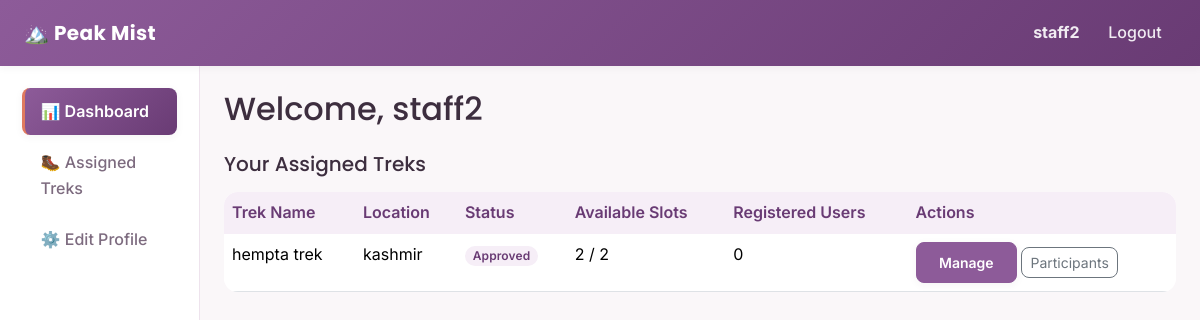
Page /staff/dashboard (signed in) on the committed database.
### backend/models.py (models this page shows, shortened)
class User(db.Model, UserMixin):
    __tablename__ = "users"
    id = db.Column(db.Integer, primary_key=True)
    username = db.Column(db.String(80), unique=True, nullable=False)
    password_hash = db.Column(db.String(200), nullable=False)
    full_name = db.Column(db.String(120), nullable=False)
    email = db.Column(db.String(120), unique=True, nullable=False)
    phone = db.Column(db.String(20), nullable=True)
    role = db.Column(db.String(20), nullable=False, default="user")
    is_blacklisted = db.Column(db.Boolean, default=False, nullable=False)
    created_at = db.Column(db.DateTime, default=datetime.utcnow)
    staff_profile = db.relationship(
        "StaffProfile",
        backref="user",
        uselist=False,
        cascade="all, delete-orphan"
    )
    bookings = db.relationship(
        "Booking",
        backref="user",
        cascade="all, delete-orphan"
    )

class Trek(db.Model):
    __tablename__ = "treks"
    id = db.Column(db.Integer, primary_key=True)
    name = db.Column(db.String(120), nullable=False)
    location = db.Column(db.String(120), nullable=False)
    difficulty = db.Column(db.String(20), nullable=False)
    duration_days = db.Column(db.Integer, nullable=False)
    total_slots = db.Column(db.Integer, nullable=False)
    available_slots = db.Column(db.Integer, nullable=False)
    staff_id = db.Column(db.Integer, db.ForeignKey("staff_profiles.id"), nullable=True)
    status = db.Column(db.String(20), nullable=False, default="Pending")
    start_date = db.Column(db.Date, nullable=False)
    end_date = db.Column(db.Date, nullable=False)
    description = db.Column(db.Text, nullable=True)
    safety_info = db.Column(db.Text, nullable=True)
    image_filename = db.Column(db.String(200), nullable=True)
    created_at = db.Column(db.DateTime, default=datetime.utcnow)
    bookings = db.relationship(
        "Booking",
        backref="trek",
        cascade="all, delete-orphan"
    )

### backend/routes.py (the view)
@staff_bp.route("/dashboard")
@login_required
@role_required("staff")
def dashboard():
    staff_profile = get_current_staff_profile()
    assigned_treks = staff_profile.assigned_treks if staff_profile else []
    booking_counts = {}
    for trek in assigned_treks:
        booking_counts[trek.id] = Booking.query.filter_by(
            trek_id=trek.id, status="Booked"
        ).count()
    return render_template(
        "staff/dashboard.html",
        assigned_treks=assigned_treks,
        booking_counts=booking_counts,
    )

### backend/routes.py (called while the page is built)
def role_required(*allowed_roles):
    def decorator(view_function):
        @wraps(view_function)
        def wrapped_view(*args, **kwargs):
            if current_user.role not in allowed_roles:
                abort(403)
            return view_function(*args, **kwargs)
        return wrapped_view
    return decorator

def get_current_staff_profile():
    return StaffProfile.query.filter_by(user_id=current_user.id).first()

### templates/staff/dashboard.html (shortened to what this page needs)
{% extends "layout_dashboard.html" %}
{% import "admin/_status_badge.html" as badges %}
{% set active_page = 'dashboard' %}
{% block content %}
<h2 class="mb-4">Welcome, {{ current_user.full_name }}</h2>
<h5 class="mb-3">Your Assigned Treks</h5>
{% if assigned_treks %}
<div class="table-responsive">
    <table class="table table-hover bg-white">
        <thead>
            <tr>
                <th>Trek Name</th>
                <th>Location</th>
                <th>Status</th>
                <th>Available Slots</th>
                <th>Registered Users</th>
                <th>Actions</th>
            </tr>
        </thead>
        <tbody>
            {% for trek in assigned_treks %}
            <tr>
                <td>{{ trek.name }}</td>
                <td>{{ trek.location }}</td>
                <td>{{ badges.status_badge(trek.status) }}</td>
                <td>{{ trek.available_slots }} / {{ trek.total_slots }}</td>
                <td>{{ booking_counts.get(trek.id, 0) }}</td>
                <td>
                    <a href="{{ url_for('staff.trek_management', trek_id=trek.id) }}"
                       class="btn btn-sm btn-trek">Manage</a>
                    <a href="{{ url_for('staff.participants', trek_id=trek.id) }}"
                       class="btn btn-sm btn-outline-secondary">Participants</a>
                </td>
            </tr>
            {% endfor %}
        </tbody>
    </table>
</div>
{% else %}
    <p class="text-muted">No treks have been assigned to you yet. Please check back later.</p>
{% endif %}
{% endblock %}

### templates/layout_dashboard.html (shortened to what this page needs)
<!DOCTYPE html>
<html lang="en">
<head>
    <link
        href="https://cdnjs.cloudflare.com/ajax/libs/bootstrap/5.3.3/css/bootstrap.min.css"
        rel="stylesheet">
    <link rel="stylesheet" href="{{ url_for('static', filename='css/styles.css') }}">
</head>
<body>
    <nav class="navbar navbar-expand-lg navbar-trek">
        <div class="container-fluid px-4">
            <a class="navbar-brand fw-bold" href="{{ url_for('auth.home') }}">
                🏔️ Peak Mist
            </a>
            <div class="navbar-collapse" id="navMenu">
                <ul class="navbar-nav ms-auto align-items-lg-center">
                    <li class="nav-item">
                        <span class="nav-link">
                            <strong>{{ current_user.full_name }}</strong>
                        </span>
                    </li>
                    <li class="nav-item">
                        <a class="nav-link" href="{{ url_for('auth.logout') }}">Logout</a>
                    </li>
                </ul>
            </div>
        </div>
    </nav>
    <div class="container-fluid">
        <div class="row">
            <nav class="col-md-3 col-lg-2 sidebar">
                <ul class="nav flex-column">
                    {% if current_user.role == 'admin' %}
                        <li class="nav-item">
                            <a class="nav-link {% if active_page == 'dashboard' %}active{% endif %}"
                               href="{{ url_for('admin.dashboard') }}">📊 Dashboard</a>
                        </li>
                        <li class="nav-item">
                            <a class="nav-link {% if active_page == 'treks' %}active{% endif %}"
                               href="{{ url_for('admin.treks') }}">🥾 Manage Treks</a>
                        </li>
                        <li class="nav-item">
                            <a class="nav-link {% if active_page == 'staff' %}active{% endif %}"
                               href="{{ url_for('admin.staff_list') }}">👥 Manage Staff</a>
                        </li>
                        <li class="nav-item">
                            <a class="nav-link {% if active_page == 'users' %}active{% endif %}"
                               href="{{ url_for('admin.users_list') }}">🧑‍🤝‍🧑 Manage Users</a>
                        </li>
                        <li class="nav-item">
                            <a class="nav-link {% if active_page == 'bookings' %}active{% endif %}"
                               href="{{ url_for('admin.bookings_list') }}">📅 Bookings</a>
                        </li>
                        <li class="nav-item">
                            <a class="nav-link {% if active_page == 'search' %}active{% endif %}"
                               href="{{ url_for('admin.search') }}">🔍 Search</a>
                        </li>
                        <li class="nav-item">
                            <a class="nav-link {% if active_page == 'analytics' %}active{% endif %}"
                               href="{{ url_for('admin.analytics') }}">📈 Analytics</a>
                        </li>
                    {% elif current_user.role == 'staff' %}
                        <li class="nav-item">
                            <a class="nav-link {% if active_page == 'dashboard' %}active{% endif %}"
                               href="{{ url_for('staff.dashboard') }}">📊 Dashboard</a>
                        </li>
                        <li class="nav-item">
                            <a class="nav-link {% if active_page == 'assigned_treks' %}active{% endif %}"
                               href="{{ url_for('staff.assigned_treks') }}">🥾 Assigned Treks</a>
                        </li>
                        <li class="nav-item">
                            <a class="nav-link {% if active_page == 'profile' %}active{% endif %}"
                               href="{{ url_for('staff.edit_profile') }}">⚙️ Edit Profile</a>
                        </li>
                    {% endif %}
                </ul>
            </nav>
            <main class="col-md-9 col-lg-10 p-4">
                {% block content %}{% endblock %}
            </main>
        </div>
    </div>
</body>
</html>

### templates/admin/_status_badge.html
{% macro status_badge(status) %}
    <span class="badge badge-{{ status|lower }}">{{ status }}</span>
{% endmacro %}

### static/css/styles.css (style rules this page uses)
:root { --primary: #8d5b99; --primary-dark: #693b74; --primary-light: #f6eef7; --secondary: #e07a5f; --secondary-dark: #c2593e; --secondary-light: #fdf1ee; --white: #ffffff; --off-white: #faf7f9; --border: #eee3ed; --text-dark: #3d2e3f; --text-light: #7d6b7f; --yellow: #f4d35e; --pink: #f28482; --purple-light: #b5a2e3; --mint: #63c9a5; --coral: #e07a5f; --sky: #6fb3e0; --sky-deep: #2f7ab8; --shadow-small: 0 2px 8px rgba(61, 46, 63, 0.05); --shadow-medium: 0 8px 24px rgba(61, 46, 63, 0.08); --shadow-large: 0 16px 40px rgba(61, 46, 63, 0.12); --radius: 14px; --radius-small: 8px; }
* { box-sizing: border-box; }
body { background-color: var(--off-white); font-family: "Inter", "Segoe UI", Arial, sans-serif; color: var(--text-dark); line-height: 1.6; }
h1, h2, h3, h4, h5, h6 { font-family: "Poppins", "Segoe UI", Arial, sans-serif; color: var(--text-dark); }
a { color: var(--primary-dark); text-decoration: none; }
.navbar-trek { background: linear-gradient(135deg, var(--primary) 0%, var(--primary-dark) 100%) !important; box-shadow: var(--shadow-small); padding-top: 0.75rem; padding-bottom: 0.75rem; }
.navbar-trek .navbar-brand { color: var(--white) !important; font-family: "Poppins", sans-serif; font-weight: 700; letter-spacing: 0.02em; }
.navbar-trek .nav-link { color: rgba(255, 255, 255, 0.9) !important; font-weight: 500; border-radius: var(--radius-small); padding: 0.45rem 0.9rem !important; transition: background-color 0.2s ease, color 0.2s ease; }
.btn-trek { background-color: var(--primary); border-color: var(--primary); color: var(--white); font-weight: 600; border-radius: var(--radius-small); padding: 0.55rem 1.4rem; box-shadow: var(--shadow-small); transition: transform 0.15s ease, box-shadow 0.15s ease, background-color 0.15s ease; }
.btn { border-radius: var(--radius-small); }
.sidebar { background-color: var(--white); border-right: 1px solid var(--border); min-height: calc(100vh - 56px); padding-top: 1.25rem; }
.sidebar .nav-link { display: flex; align-items: center; gap: 0.65rem; color: var(--text-light); padding: 0.65rem 1rem; border-radius: var(--radius-small); margin: 0.15rem 0.6rem; font-weight: 500; border-left: 3px solid transparent; transition: background-color 0.2s ease, color 0.2s ease, border-color 0.2s ease; }
.sidebar .nav-link.active { background: linear-gradient(135deg, var(--primary) 0%, var(--primary-dark) 100%); color: var(--white); font-weight: 600; border-left-color: var(--secondary); box-shadow: var(--shadow-small); }
.badge-pending, .badge-approved, .badge-open, .badge-closed, .badge-started, .badge-completed, .badge-booked, .badge-cancelled { border-radius: 999px; font-weight: 600; letter-spacing: 0.01em; }
.badge-approved { background-color: var(--primary-light); color: var(--primary-dark); }
.table { background-color: var(--white); border-radius: var(--radius); overflow: hidden; }
.table thead th { background-color: var(--primary-light); color: var(--primary-dark); border-bottom: none; font-weight: 600; }

### rows in the picture
User: full_name "staff2"
Trek: name "hempta trek", location "kashmir", status "Approved", available_slots "2", total_slots "2", get "0"
